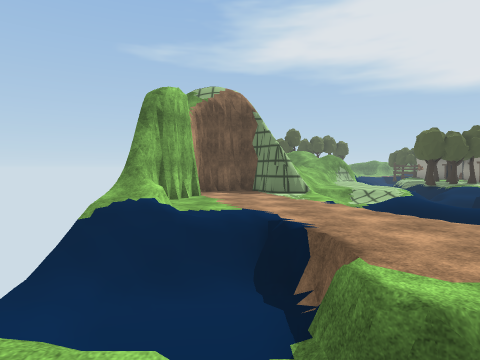
view 1 (above)

21 first-person views from a walk through a Unity game level. The camera is 1.5 m above the floor, tilts 2° down and sees 75° across. The floor is counted in squares, 2 m on a side. Each view is taken from the middle of a square. On the plan, view 1 faces up. The plan holds only what a view shows up to about 10 squares ahead; the rest is blank. The place goes on beyond the plan. Some animated figures are left out. Some surface patterns are stand-ins.

view 2
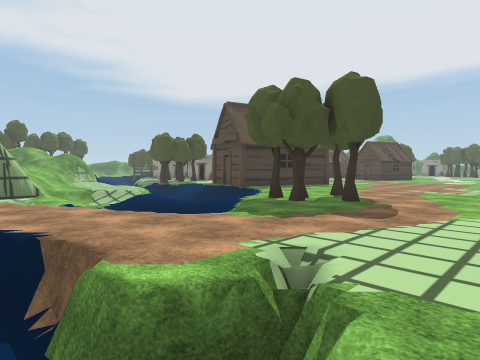

view 3
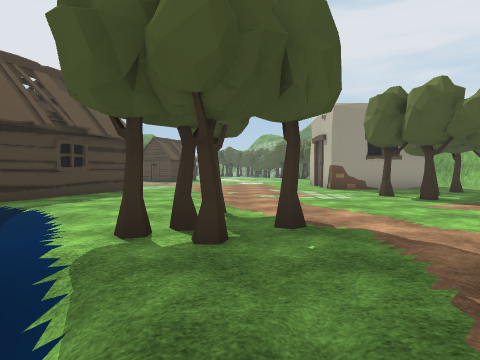

view 4
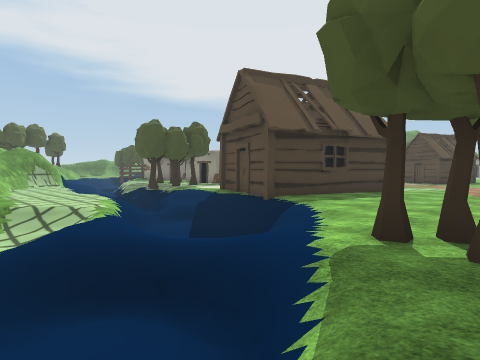

view 5
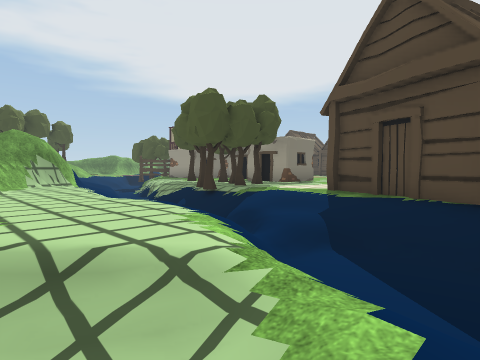

view 6
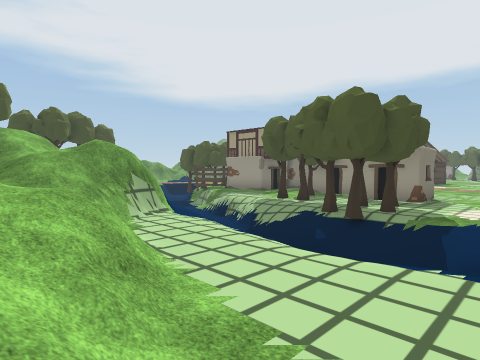

view 7
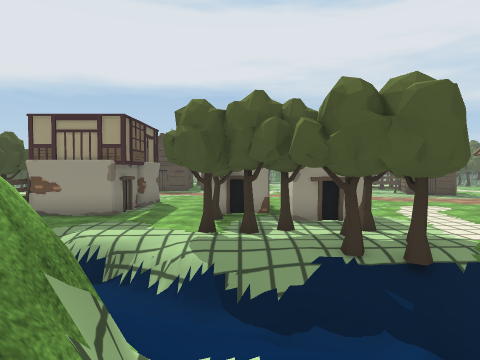

view 8
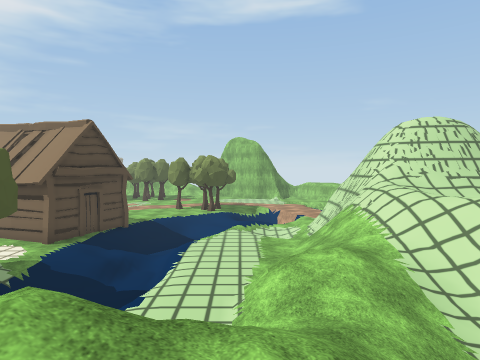

view 9
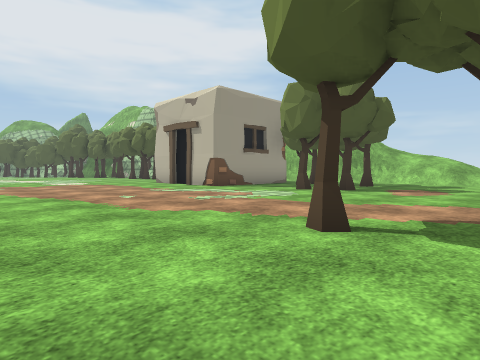

view 10
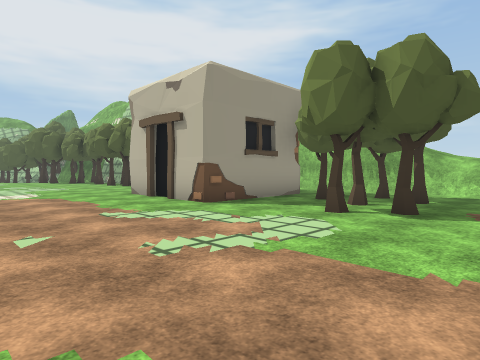

view 11
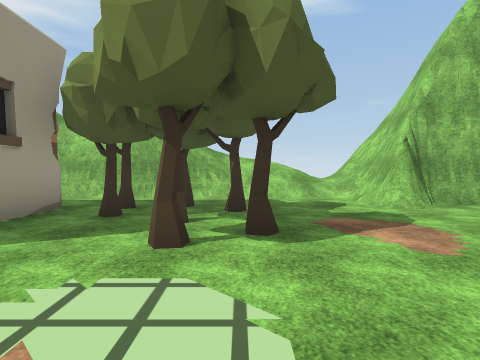

view 12
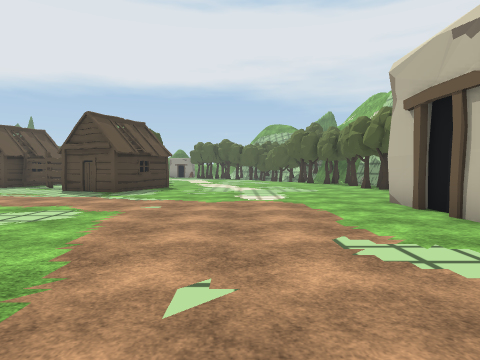

view 13
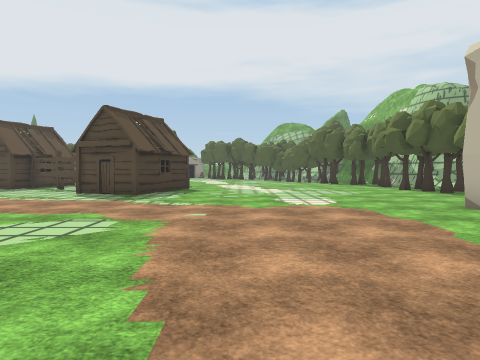

view 14
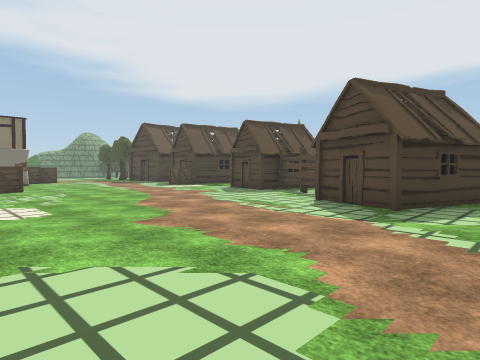

view 15
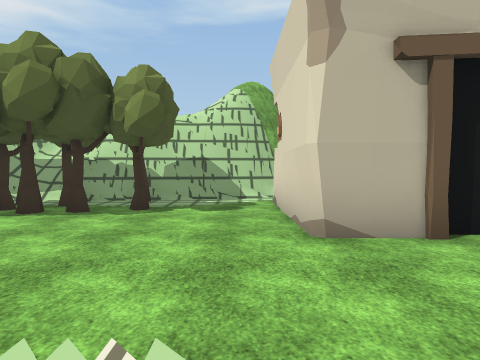

view 16
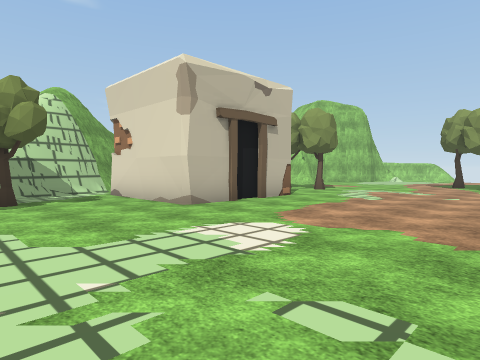

view 17
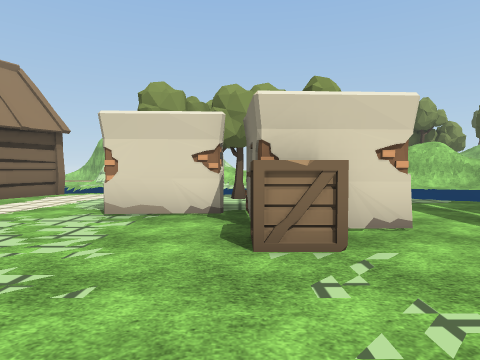

view 18
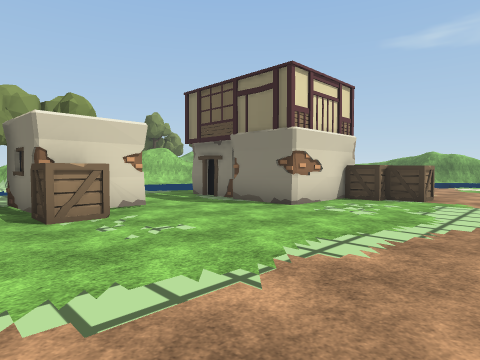

view 19
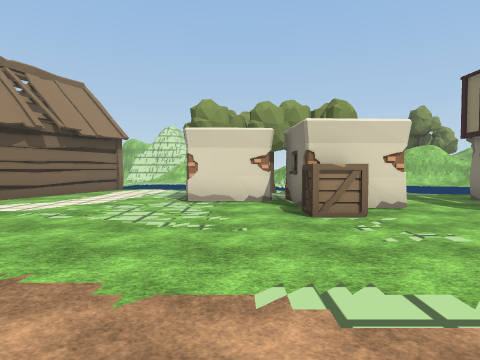

view 20
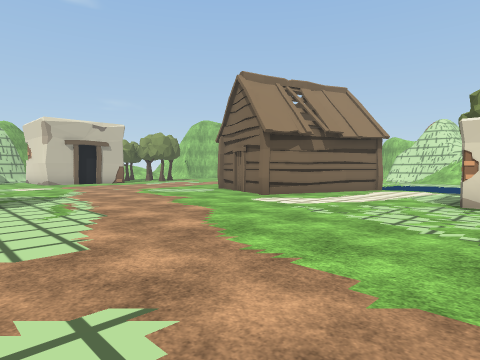

view 21
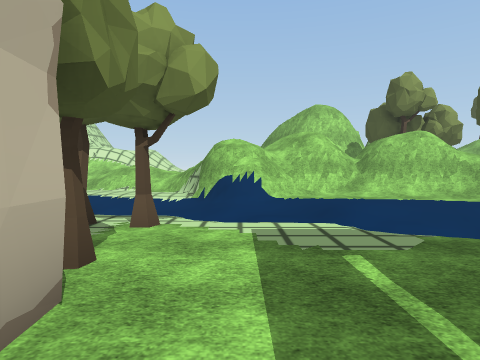

### Floor plan
Key: @ floor where view 1 was taken; # wall or solid block; . main floor; - floor 0.25 m lower than the main floor; _ floor 1.25 m lower than the main floor; < floor 1.5 m lower than the main floor; / step, stairs or slope; = window, fence, low wall or low ledge; v drop or lower ground; T tree; F fence; H hut; C crate.
Columns run from 3 left of view 1 to 22 right of it. Each row starts with its distance up from view 1.
 26           #../  FF     ..
 25          =#.//   ##  #CC.
 24          #////  ..#  #...
 23        //#////v/..####...
 22        ///#// v..........
 21        ///#//<v...........
 20        //##//_.T.T##......
 19      ////=////.T..##C.....
 18      ////.////.T..#.C.....
 17     /////////TT.###.......
 16     /////.=</TTT###.......
 15     ////..=<//............
 14   ///=/...v<//............
 13  ###=#/...=///............
 12    ###//..////##..........
 11     ## ////<//#####.......
 10   ..## //=<<=## ##.......H
  9  #.... // <</.### .......
  8  #....//// //.... ......HH
  7 ##.../ /////..............
  6  /.... </.................
  5  ///.. /-.T...............
  4  ////.//.T.T..............
  3  /<<=.....T...............
  2  /////....................
  1   //==....................
  0    @....   ....T..####....
 -1            ...T...#  #...T
 -2           .....TT.#  #..TT
 -3          ..#..TTT.#  #..T
 -4          ###.......  .####
 -5           ##//.....####vv
 -6           #////#####
 -7           #/////

Where each view was taken, in squares from view 1:
view 1: 0 up, 0 right, facing up
view 2: 0 up, 0 right, facing up-right
view 3: 4 up, 3 right, facing right
view 4: 4 up, 3 right, facing up-right
view 5: 9 up, 4 right, facing up-right
view 6: 13 up, 3 right, facing up-right
view 7: 19 up, 5 right, facing right
view 8: 22 up, 5 right, facing down
view 9: 7 up, 7 right, facing down-right
view 10: 5 up, 9 right, facing down-right
view 11: 3 up, 11 right, facing down
view 12: 4 up, 11 right, facing right
view 13: 5 up, 12 right, facing right
view 14: 6 up, 15 right, facing up-right
view 15: 4 up, 19 right, facing down
view 16: 6 up, 22 right, facing down-left
view 17: 18 up, 20 right, facing left
view 18: 17 up, 22 right, facing up-left
view 19: 17 up, 22 right, facing left
view 20: 17 up, 22 right, facing down-left
view 21: 21 up, 16 right, facing left
